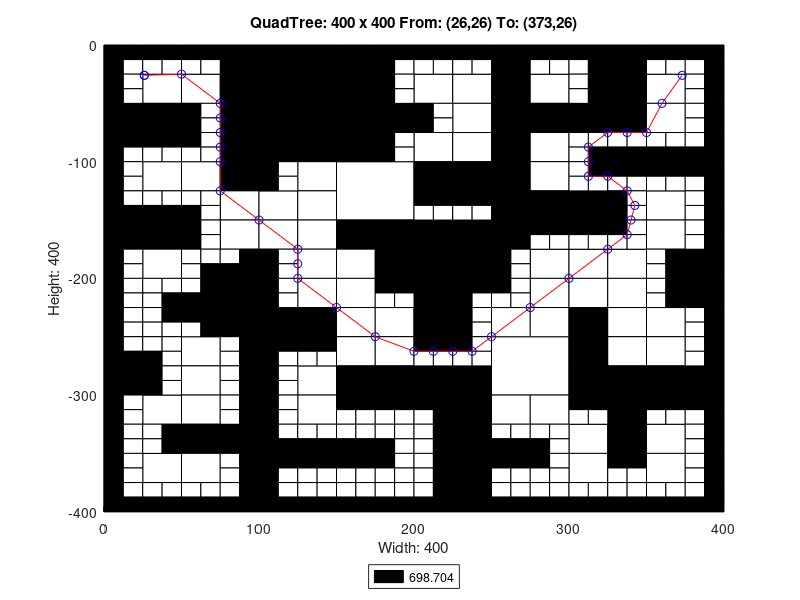

Write MATLAB code to recreate this figure.
axis([0 400 -400 0]);
title('QuadTree: 400 x 400 From: (26,26) To: (373,26)');
xlabel('Width: 400');
ylabel('Height: 400');
rectangle('Position',[100 -50 50 50], 'FaceColor',[0 0 0]);
rectangle('Position',[100 -100 50 50], 'FaceColor',[0 0 0]);
rectangle('Position',[150 -150 50 50], 'FaceColor',[1 1 1]);
rectangle('Position',[200 -200 50 50], 'FaceColor',[0 0 0]);
rectangle('Position',[250 -300 50 50], 'FaceColor',[1 1 1]);
rectangle('Position',[25 -50 25 25], 'FaceColor',[1 1 1]);
rectangle('Position',[75 -25 25 25], 'FaceColor',[0 0 0]);
rectangle('Position',[50 -50 25 25], 'FaceColor',[1 1 1]);
rectangle('Position',[75 -50 25 25], 'FaceColor',[0 0 0]);
rectangle('Position',[0 -75 25 25], 'FaceColor',[0 0 0]);
rectangle('Position',[25 -75 25 25], 'FaceColor',[0 0 0]);
rectangle('Position',[75 -75 25 25], 'FaceColor',[0 0 0]);
rectangle('Position',[75 -100 25 25], 'FaceColor',[0 0 0]);
rectangle('Position',[150 -25 25 25], 'FaceColor',[0 0 0]);
rectangle('Position',[150 -50 25 25], 'FaceColor',[0 0 0]);
rectangle('Position',[150 -75 25 25], 'FaceColor',[0 0 0]);
rectangle('Position',[175 -75 25 25], 'FaceColor',[0 0 0]);
rectangle('Position',[150 -100 25 25], 'FaceColor',[0 0 0]);
rectangle('Position',[25 -125 25 25], 'FaceColor',[1 1 1]);
rectangle('Position',[50 -125 25 25], 'FaceColor',[1 1 1]);
rectangle('Position',[75 -125 25 25], 'FaceColor',[0 0 0]);
rectangle('Position',[75 -150 25 25], 'FaceColor',[1 1 1]);
rectangle('Position',[0 -175 25 25], 'FaceColor',[0 0 0]);
rectangle('Position',[25 -175 25 25], 'FaceColor',[0 0 0]);
rectangle('Position',[25 -200 25 25], 'FaceColor',[1 1 1]);
rectangle('Position',[75 -175 25 25], 'FaceColor',[1 1 1]);
rectangle('Position',[125 -125 25 25], 'FaceColor',[1 1 1]);
rectangle('Position',[100 -150 25 25], 'FaceColor',[1 1 1]);
rectangle('Position',[125 -150 25 25], 'FaceColor',[1 1 1]);
rectangle('Position',[100 -175 25 25], 'FaceColor',[1 1 1]);
rectangle('Position',[125 -175 25 25], 'FaceColor',[1 1 1]);
rectangle('Position',[125 -200 25 25], 'FaceColor',[1 1 1]);
rectangle('Position',[150 -175 25 25], 'FaceColor',[0 0 0]);
rectangle('Position',[175 -175 25 25], 'FaceColor',[0 0 0]);
rectangle('Position',[150 -200 25 25], 'FaceColor',[1 1 1]);
rectangle('Position',[175 -200 25 25], 'FaceColor',[0 0 0]);
rectangle('Position',[200 -50 25 25], 'FaceColor',[1 1 1]);
rectangle('Position',[225 -50 25 25], 'FaceColor',[1 1 1]);
rectangle('Position',[250 -25 25 25], 'FaceColor',[0 0 0]);
rectangle('Position',[250 -50 25 25], 'FaceColor',[0 0 0]);
rectangle('Position',[275 -50 25 25], 'FaceColor',[1 1 1]);
rectangle('Position',[225 -75 25 25], 'FaceColor',[1 1 1]);
rectangle('Position',[200 -100 25 25], 'FaceColor',[1 1 1]);
rectangle('Position',[225 -100 25 25], 'FaceColor',[1 1 1]);
rectangle('Position',[250 -75 25 25], 'FaceColor',[0 0 0]);
rectangle('Position',[275 -75 25 25], 'FaceColor',[0 0 0]);
rectangle('Position',[250 -100 25 25], 'FaceColor',[0 0 0]);
rectangle('Position',[275 -100 25 25], 'FaceColor',[1 1 1]);
rectangle('Position',[325 -25 25 25], 'FaceColor',[0 0 0]);
rectangle('Position',[325 -50 25 25], 'FaceColor',[0 0 0]);
rectangle('Position',[350 -50 25 25], 'FaceColor',[1 1 1]);
rectangle('Position',[300 -75 25 25], 'FaceColor',[0 0 0]);
rectangle('Position',[325 -75 25 25], 'FaceColor',[0 0 0]);
rectangle('Position',[350 -75 25 25], 'FaceColor',[1 1 1]);
rectangle('Position',[200 -125 25 25], 'FaceColor',[0 0 0]);
rectangle('Position',[225 -125 25 25], 'FaceColor',[0 0 0]);
rectangle('Position',[250 -125 25 25], 'FaceColor',[0 0 0]);
rectangle('Position',[275 -125 25 25], 'FaceColor',[1 1 1]);
rectangle('Position',[250 -150 25 25], 'FaceColor',[0 0 0]);
rectangle('Position',[275 -150 25 25], 'FaceColor',[0 0 0]);
rectangle('Position',[250 -175 25 25], 'FaceColor',[0 0 0]);
rectangle('Position',[275 -200 25 25], 'FaceColor',[1 1 1]);
rectangle('Position',[300 -150 25 25], 'FaceColor',[0 0 0]);
rectangle('Position',[350 -150 25 25], 'FaceColor',[1 1 1]);
rectangle('Position',[300 -200 25 25], 'FaceColor',[1 1 1]);
rectangle('Position',[325 -200 25 25], 'FaceColor',[1 1 1]);
rectangle('Position',[350 -175 25 25], 'FaceColor',[1 1 1]);
rectangle('Position',[375 -200 25 25], 'FaceColor',[0 0 0]);
rectangle('Position',[75 -225 25 25], 'FaceColor',[0 0 0]);
rectangle('Position',[75 -250 25 25], 'FaceColor',[0 0 0]);
rectangle('Position',[0 -300 25 25], 'FaceColor',[0 0 0]);
rectangle('Position',[50 -275 25 25], 'FaceColor',[1 1 1]);
rectangle('Position',[50 -300 25 25], 'FaceColor',[1 1 1]);
rectangle('Position',[125 -225 25 25], 'FaceColor',[1 1 1]);
rectangle('Position',[100 -250 25 25], 'FaceColor',[0 0 0]);
rectangle('Position',[125 -250 25 25], 'FaceColor',[0 0 0]);
rectangle('Position',[150 -225 25 25], 'FaceColor',[1 1 1]);
rectangle('Position',[150 -250 25 25], 'FaceColor',[1 1 1]);
rectangle('Position',[175 -250 25 25], 'FaceColor',[1 1 1]);
rectangle('Position',[125 -300 25 25], 'FaceColor',[1 1 1]);
rectangle('Position',[150 -275 25 25], 'FaceColor',[1 1 1]);
rectangle('Position',[175 -275 25 25], 'FaceColor',[1 1 1]);
rectangle('Position',[150 -300 25 25], 'FaceColor',[0 0 0]);
rectangle('Position',[175 -300 25 25], 'FaceColor',[0 0 0]);
rectangle('Position',[25 -325 25 25], 'FaceColor',[1 1 1]);
rectangle('Position',[50 -325 25 25], 'FaceColor',[1 1 1]);
rectangle('Position',[50 -350 25 25], 'FaceColor',[0 0 0]);
rectangle('Position',[75 -350 25 25], 'FaceColor',[0 0 0]);
rectangle('Position',[25 -375 25 25], 'FaceColor',[1 1 1]);
rectangle('Position',[50 -375 25 25], 'FaceColor',[1 1 1]);
rectangle('Position',[125 -325 25 25], 'FaceColor',[1 1 1]);
rectangle('Position',[200 -225 25 25], 'FaceColor',[0 0 0]);
rectangle('Position',[200 -250 25 25], 'FaceColor',[0 0 0]);
rectangle('Position',[275 -225 25 25], 'FaceColor',[1 1 1]);
rectangle('Position',[250 -250 25 25], 'FaceColor',[1 1 1]);
rectangle('Position',[275 -250 25 25], 'FaceColor',[1 1 1]);
rectangle('Position',[200 -300 25 25], 'FaceColor',[0 0 0]);
rectangle('Position',[225 -300 25 25], 'FaceColor',[0 0 0]);
rectangle('Position',[300 -225 25 25], 'FaceColor',[1 1 1]);
rectangle('Position',[325 -225 25 25], 'FaceColor',[1 1 1]);
rectangle('Position',[300 -250 25 25], 'FaceColor',[0 0 0]);
rectangle('Position',[325 -250 25 25], 'FaceColor',[1 1 1]);
rectangle('Position',[375 -225 25 25], 'FaceColor',[0 0 0]);
rectangle('Position',[350 -250 25 25], 'FaceColor',[1 1 1]);
rectangle('Position',[300 -275 25 25], 'FaceColor',[0 0 0]);
rectangle('Position',[325 -275 25 25], 'FaceColor',[1 1 1]);
rectangle('Position',[300 -300 25 25], 'FaceColor',[0 0 0]);
rectangle('Position',[325 -300 25 25], 'FaceColor',[0 0 0]);
rectangle('Position',[350 -275 25 25], 'FaceColor',[1 1 1]);
rectangle('Position',[350 -300 25 25], 'FaceColor',[0 0 0]);
rectangle('Position',[375 -300 25 25], 'FaceColor',[0 0 0]);
rectangle('Position',[225 -325 25 25], 'FaceColor',[0 0 0]);
rectangle('Position',[225 -350 25 25], 'FaceColor',[0 0 0]);
rectangle('Position',[250 -325 25 25], 'FaceColor',[1 1 1]);
rectangle('Position',[275 -325 25 25], 'FaceColor',[1 1 1]);
rectangle('Position',[225 -375 25 25], 'FaceColor',[0 0 0]);
rectangle('Position',[225 -400 25 25], 'FaceColor',[0 0 0]);
rectangle('Position',[325 -325 25 25], 'FaceColor',[0 0 0]);
rectangle('Position',[300 -350 25 25], 'FaceColor',[1 1 1]);
rectangle('Position',[325 -350 25 25], 'FaceColor',[0 0 0]);
rectangle('Position',[350 -350 25 25], 'FaceColor',[1 1 1]);
rectangle('Position',[300 -375 25 25], 'FaceColor',[1 1 1]);
rectangle('Position',[350 -375 25 25], 'FaceColor',[1 1 1]);
rectangle('Position',[0 -12.5 12.5 12.5], 'FaceColor',[0 0 0]);
rectangle('Position',[12.5 -12.5 12.5 12.5], 'FaceColor',[0 0 0]);
rectangle('Position',[0 -25 12.5 12.5], 'FaceColor',[0 0 0]);
rectangle('Position',[12.5 -25 12.5 12.5], 'FaceColor',[1 1 1]);
rectangle('Position',[25 -12.5 12.5 12.5], 'FaceColor',[0 0 0]);
rectangle('Position',[37.5 -12.5 12.5 12.5], 'FaceColor',[0 0 0]);
rectangle('Position',[25 -25 12.5 12.5], 'FaceColor',[1 1 1]);
rectangle('Position',[37.5 -25 12.5 12.5], 'FaceColor',[1 1 1]);
rectangle('Position',[0 -37.5 12.5 12.5], 'FaceColor',[0 0 0]);
rectangle('Position',[12.5 -37.5 12.5 12.5], 'FaceColor',[1 1 1]);
rectangle('Position',[0 -50 12.5 12.5], 'FaceColor',[0 0 0]);
rectangle('Position',[12.5 -50 12.5 12.5], 'FaceColor',[1 1 1]);
rectangle('Position',[50 -12.5 12.5 12.5], 'FaceColor',[0 0 0]);
rectangle('Position',[62.5 -12.5 12.5 12.5], 'FaceColor',[0 0 0]);
rectangle('Position',[50 -25 12.5 12.5], 'FaceColor',[1 1 1]);
rectangle('Position',[62.5 -25 12.5 12.5], 'FaceColor',[1 1 1]);
rectangle('Position',[0 -87.5 12.5 12.5], 'FaceColor',[0 0 0]);
rectangle('Position',[12.5 -87.5 12.5 12.5], 'FaceColor',[0 0 0]);
rectangle('Position',[0 -100 12.5 12.5], 'FaceColor',[0 0 0]);
rectangle('Position',[12.5 -100 12.5 12.5], 'FaceColor',[1 1 1]);
rectangle('Position',[25 -87.5 12.5 12.5], 'FaceColor',[0 0 0]);
rectangle('Position',[37.5 -87.5 12.5 12.5], 'FaceColor',[0 0 0]);
rectangle('Position',[25 -100 12.5 12.5], 'FaceColor',[1 1 1]);
rectangle('Position',[37.5 -100 12.5 12.5], 'FaceColor',[1 1 1]);
rectangle('Position',[50 -62.5 12.5 12.5], 'FaceColor',[0 0 0]);
rectangle('Position',[62.5 -62.5 12.5 12.5], 'FaceColor',[1 1 1]);
rectangle('Position',[50 -75 12.5 12.5], 'FaceColor',[0 0 0]);
rectangle('Position',[62.5 -75 12.5 12.5], 'FaceColor',[1 1 1]);
rectangle('Position',[50 -87.5 12.5 12.5], 'FaceColor',[0 0 0]);
rectangle('Position',[62.5 -87.5 12.5 12.5], 'FaceColor',[1 1 1]);
rectangle('Position',[50 -100 12.5 12.5], 'FaceColor',[1 1 1]);
rectangle('Position',[62.5 -100 12.5 12.5], 'FaceColor',[1 1 1]);
rectangle('Position',[175 -12.5 12.5 12.5], 'FaceColor',[0 0 0]);
rectangle('Position',[187.5 -12.5 12.5 12.5], 'FaceColor',[0 0 0]);
rectangle('Position',[175 -25 12.5 12.5], 'FaceColor',[0 0 0]);
rectangle('Position',[187.5 -25 12.5 12.5], 'FaceColor',[1 1 1]);
rectangle('Position',[175 -37.5 12.5 12.5], 'FaceColor',[0 0 0]);
rectangle('Position',[187.5 -37.5 12.5 12.5], 'FaceColor',[1 1 1]);
rectangle('Position',[175 -50 12.5 12.5], 'FaceColor',[0 0 0]);
rectangle('Position',[187.5 -50 12.5 12.5], 'FaceColor',[1 1 1]);
rectangle('Position',[175 -87.5 12.5 12.5], 'FaceColor',[0 0 0]);
rectangle('Position',[187.5 -87.5 12.5 12.5], 'FaceColor',[1 1 1]);
rectangle('Position',[175 -100 12.5 12.5], 'FaceColor',[0 0 0]);
rectangle('Position',[187.5 -100 12.5 12.5], 'FaceColor',[1 1 1]);
rectangle('Position',[0 -112.5 12.5 12.5], 'FaceColor',[0 0 0]);
rectangle('Position',[12.5 -112.5 12.5 12.5], 'FaceColor',[1 1 1]);
rectangle('Position',[0 -125 12.5 12.5], 'FaceColor',[0 0 0]);
rectangle('Position',[12.5 -125 12.5 12.5], 'FaceColor',[1 1 1]);
rectangle('Position',[0 -137.5 12.5 12.5], 'FaceColor',[0 0 0]);
rectangle('Position',[12.5 -137.5 12.5 12.5], 'FaceColor',[1 1 1]);
rectangle('Position',[0 -150 12.5 12.5], 'FaceColor',[0 0 0]);
rectangle('Position',[12.5 -150 12.5 12.5], 'FaceColor',[0 0 0]);
rectangle('Position',[25 -137.5 12.5 12.5], 'FaceColor',[1 1 1]);
rectangle('Position',[37.5 -137.5 12.5 12.5], 'FaceColor',[1 1 1]);
rectangle('Position',[25 -150 12.5 12.5], 'FaceColor',[0 0 0]);
rectangle('Position',[37.5 -150 12.5 12.5], 'FaceColor',[0 0 0]);
rectangle('Position',[50 -137.5 12.5 12.5], 'FaceColor',[1 1 1]);
rectangle('Position',[62.5 -137.5 12.5 12.5], 'FaceColor',[1 1 1]);
rectangle('Position',[50 -150 12.5 12.5], 'FaceColor',[0 0 0]);
rectangle('Position',[62.5 -150 12.5 12.5], 'FaceColor',[1 1 1]);
rectangle('Position',[0 -187.5 12.5 12.5], 'FaceColor',[0 0 0]);
rectangle('Position',[12.5 -187.5 12.5 12.5], 'FaceColor',[1 1 1]);
rectangle('Position',[0 -200 12.5 12.5], 'FaceColor',[0 0 0]);
rectangle('Position',[12.5 -200 12.5 12.5], 'FaceColor',[1 1 1]);
rectangle('Position',[50 -162.5 12.5 12.5], 'FaceColor',[0 0 0]);
rectangle('Position',[62.5 -162.5 12.5 12.5], 'FaceColor',[1 1 1]);
rectangle('Position',[50 -175 12.5 12.5], 'FaceColor',[0 0 0]);
rectangle('Position',[62.5 -175 12.5 12.5], 'FaceColor',[1 1 1]);
rectangle('Position',[50 -187.5 12.5 12.5], 'FaceColor',[1 1 1]);
rectangle('Position',[62.5 -187.5 12.5 12.5], 'FaceColor',[1 1 1]);
rectangle('Position',[50 -200 12.5 12.5], 'FaceColor',[1 1 1]);
rectangle('Position',[62.5 -200 12.5 12.5], 'FaceColor',[0 0 0]);
rectangle('Position',[75 -187.5 12.5 12.5], 'FaceColor',[1 1 1]);
rectangle('Position',[87.5 -187.5 12.5 12.5], 'FaceColor',[0 0 0]);
rectangle('Position',[75 -200 12.5 12.5], 'FaceColor',[0 0 0]);
rectangle('Position',[87.5 -200 12.5 12.5], 'FaceColor',[0 0 0]);
rectangle('Position',[100 -112.5 12.5 12.5], 'FaceColor',[0 0 0]);
rectangle('Position',[112.5 -112.5 12.5 12.5], 'FaceColor',[1 1 1]);
rectangle('Position',[100 -125 12.5 12.5], 'FaceColor',[0 0 0]);
rectangle('Position',[112.5 -125 12.5 12.5], 'FaceColor',[1 1 1]);
rectangle('Position',[100 -187.5 12.5 12.5], 'FaceColor',[0 0 0]);
rectangle('Position',[112.5 -187.5 12.5 12.5], 'FaceColor',[1 1 1]);
rectangle('Position',[100 -200 12.5 12.5], 'FaceColor',[0 0 0]);
rectangle('Position',[112.5 -200 12.5 12.5], 'FaceColor',[1 1 1]);
rectangle('Position',[200 -12.5 12.5 12.5], 'FaceColor',[0 0 0]);
rectangle('Position',[212.5 -12.5 12.5 12.5], 'FaceColor',[0 0 0]);
rectangle('Position',[200 -25 12.5 12.5], 'FaceColor',[1 1 1]);
rectangle('Position',[212.5 -25 12.5 12.5], 'FaceColor',[1 1 1]);
rectangle('Position',[225 -12.5 12.5 12.5], 'FaceColor',[0 0 0]);
rectangle('Position',[237.5 -12.5 12.5 12.5], 'FaceColor',[0 0 0]);
rectangle('Position',[225 -25 12.5 12.5], 'FaceColor',[1 1 1]);
rectangle('Position',[237.5 -25 12.5 12.5], 'FaceColor',[1 1 1]);
rectangle('Position',[275 -12.5 12.5 12.5], 'FaceColor',[0 0 0]);
rectangle('Position',[287.5 -12.5 12.5 12.5], 'FaceColor',[0 0 0]);
rectangle('Position',[275 -25 12.5 12.5], 'FaceColor',[1 1 1]);
rectangle('Position',[287.5 -25 12.5 12.5], 'FaceColor',[1 1 1]);
rectangle('Position',[200 -62.5 12.5 12.5], 'FaceColor',[0 0 0]);
rectangle('Position',[212.5 -62.5 12.5 12.5], 'FaceColor',[1 1 1]);
rectangle('Position',[200 -75 12.5 12.5], 'FaceColor',[0 0 0]);
rectangle('Position',[212.5 -75 12.5 12.5], 'FaceColor',[1 1 1]);
rectangle('Position',[300 -12.5 12.5 12.5], 'FaceColor',[0 0 0]);
rectangle('Position',[312.5 -12.5 12.5 12.5], 'FaceColor',[0 0 0]);
rectangle('Position',[300 -25 12.5 12.5], 'FaceColor',[1 1 1]);
rectangle('Position',[312.5 -25 12.5 12.5], 'FaceColor',[0 0 0]);
rectangle('Position',[300 -37.5 12.5 12.5], 'FaceColor',[1 1 1]);
rectangle('Position',[312.5 -37.5 12.5 12.5], 'FaceColor',[0 0 0]);
rectangle('Position',[300 -50 12.5 12.5], 'FaceColor',[1 1 1]);
rectangle('Position',[312.5 -50 12.5 12.5], 'FaceColor',[0 0 0]);
rectangle('Position',[350 -12.5 12.5 12.5], 'FaceColor',[0 0 0]);
rectangle('Position',[362.5 -12.5 12.5 12.5], 'FaceColor',[0 0 0]);
rectangle('Position',[350 -25 12.5 12.5], 'FaceColor',[1 1 1]);
rectangle('Position',[362.5 -25 12.5 12.5], 'FaceColor',[1 1 1]);
rectangle('Position',[375 -12.5 12.5 12.5], 'FaceColor',[0 0 0]);
rectangle('Position',[387.5 -12.5 12.5 12.5], 'FaceColor',[0 0 0]);
rectangle('Position',[375 -25 12.5 12.5], 'FaceColor',[1 1 1]);
rectangle('Position',[387.5 -25 12.5 12.5], 'FaceColor',[0 0 0]);
rectangle('Position',[375 -37.5 12.5 12.5], 'FaceColor',[1 1 1]);
rectangle('Position',[387.5 -37.5 12.5 12.5], 'FaceColor',[0 0 0]);
rectangle('Position',[375 -50 12.5 12.5], 'FaceColor',[1 1 1]);
rectangle('Position',[387.5 -50 12.5 12.5], 'FaceColor',[0 0 0]);
rectangle('Position',[300 -87.5 12.5 12.5], 'FaceColor',[1 1 1]);
rectangle('Position',[312.5 -87.5 12.5 12.5], 'FaceColor',[1 1 1]);
rectangle('Position',[300 -100 12.5 12.5], 'FaceColor',[1 1 1]);
rectangle('Position',[312.5 -100 12.5 12.5], 'FaceColor',[0 0 0]);
rectangle('Position',[325 -87.5 12.5 12.5], 'FaceColor',[1 1 1]);
rectangle('Position',[337.5 -87.5 12.5 12.5], 'FaceColor',[1 1 1]);
rectangle('Position',[325 -100 12.5 12.5], 'FaceColor',[0 0 0]);
rectangle('Position',[337.5 -100 12.5 12.5], 'FaceColor',[0 0 0]);
rectangle('Position',[375 -62.5 12.5 12.5], 'FaceColor',[1 1 1]);
rectangle('Position',[387.5 -62.5 12.5 12.5], 'FaceColor',[0 0 0]);
rectangle('Position',[375 -75 12.5 12.5], 'FaceColor',[1 1 1]);
rectangle('Position',[387.5 -75 12.5 12.5], 'FaceColor',[0 0 0]);
rectangle('Position',[350 -87.5 12.5 12.5], 'FaceColor',[1 1 1]);
rectangle('Position',[362.5 -87.5 12.5 12.5], 'FaceColor',[1 1 1]);
rectangle('Position',[350 -100 12.5 12.5], 'FaceColor',[0 0 0]);
rectangle('Position',[362.5 -100 12.5 12.5], 'FaceColor',[0 0 0]);
rectangle('Position',[375 -87.5 12.5 12.5], 'FaceColor',[1 1 1]);
rectangle('Position',[387.5 -87.5 12.5 12.5], 'FaceColor',[0 0 0]);
rectangle('Position',[375 -100 12.5 12.5], 'FaceColor',[0 0 0]);
rectangle('Position',[387.5 -100 12.5 12.5], 'FaceColor',[0 0 0]);
rectangle('Position',[200 -137.5 12.5 12.5], 'FaceColor',[0 0 0]);
rectangle('Position',[212.5 -137.5 12.5 12.5], 'FaceColor',[0 0 0]);
rectangle('Position',[200 -150 12.5 12.5], 'FaceColor',[1 1 1]);
rectangle('Position',[212.5 -150 12.5 12.5], 'FaceColor',[1 1 1]);
rectangle('Position',[225 -137.5 12.5 12.5], 'FaceColor',[0 0 0]);
rectangle('Position',[237.5 -137.5 12.5 12.5], 'FaceColor',[0 0 0]);
rectangle('Position',[225 -150 12.5 12.5], 'FaceColor',[1 1 1]);
rectangle('Position',[237.5 -150 12.5 12.5], 'FaceColor',[1 1 1]);
rectangle('Position',[275 -162.5 12.5 12.5], 'FaceColor',[0 0 0]);
rectangle('Position',[287.5 -162.5 12.5 12.5], 'FaceColor',[0 0 0]);
rectangle('Position',[275 -175 12.5 12.5], 'FaceColor',[1 1 1]);
rectangle('Position',[287.5 -175 12.5 12.5], 'FaceColor',[1 1 1]);
rectangle('Position',[250 -187.5 12.5 12.5], 'FaceColor',[0 0 0]);
rectangle('Position',[262.5 -187.5 12.5 12.5], 'FaceColor',[1 1 1]);
rectangle('Position',[250 -200 12.5 12.5], 'FaceColor',[0 0 0]);
rectangle('Position',[262.5 -200 12.5 12.5], 'FaceColor',[1 1 1]);
rectangle('Position',[300 -112.5 12.5 12.5], 'FaceColor',[1 1 1]);
rectangle('Position',[312.5 -112.5 12.5 12.5], 'FaceColor',[0 0 0]);
rectangle('Position',[300 -125 12.5 12.5], 'FaceColor',[1 1 1]);
rectangle('Position',[312.5 -125 12.5 12.5], 'FaceColor',[1 1 1]);
rectangle('Position',[325 -112.5 12.5 12.5], 'FaceColor',[0 0 0]);
rectangle('Position',[337.5 -112.5 12.5 12.5], 'FaceColor',[0 0 0]);
rectangle('Position',[325 -125 12.5 12.5], 'FaceColor',[1 1 1]);
rectangle('Position',[337.5 -125 12.5 12.5], 'FaceColor',[1 1 1]);
rectangle('Position',[325 -137.5 12.5 12.5], 'FaceColor',[0 0 0]);
rectangle('Position',[337.5 -137.5 12.5 12.5], 'FaceColor',[1 1 1]);
rectangle('Position',[325 -150 12.5 12.5], 'FaceColor',[0 0 0]);
rectangle('Position',[337.5 -150 12.5 12.5], 'FaceColor',[1 1 1]);
rectangle('Position',[350 -112.5 12.5 12.5], 'FaceColor',[0 0 0]);
rectangle('Position',[362.5 -112.5 12.5 12.5], 'FaceColor',[0 0 0]);
rectangle('Position',[350 -125 12.5 12.5], 'FaceColor',[1 1 1]);
rectangle('Position',[362.5 -125 12.5 12.5], 'FaceColor',[1 1 1]);
rectangle('Position',[375 -112.5 12.5 12.5], 'FaceColor',[0 0 0]);
rectangle('Position',[387.5 -112.5 12.5 12.5], 'FaceColor',[0 0 0]);
rectangle('Position',[375 -125 12.5 12.5], 'FaceColor',[1 1 1]);
rectangle('Position',[387.5 -125 12.5 12.5], 'FaceColor',[0 0 0]);
rectangle('Position',[375 -137.5 12.5 12.5], 'FaceColor',[1 1 1]);
rectangle('Position',[387.5 -137.5 12.5 12.5], 'FaceColor',[0 0 0]);
rectangle('Position',[375 -150 12.5 12.5], 'FaceColor',[1 1 1]);
rectangle('Position',[387.5 -150 12.5 12.5], 'FaceColor',[0 0 0]);
rectangle('Position',[300 -162.5 12.5 12.5], 'FaceColor',[0 0 0]);
rectangle('Position',[312.5 -162.5 12.5 12.5], 'FaceColor',[0 0 0]);
rectangle('Position',[300 -175 12.5 12.5], 'FaceColor',[1 1 1]);
rectangle('Position',[312.5 -175 12.5 12.5], 'FaceColor',[1 1 1]);
rectangle('Position',[325 -162.5 12.5 12.5], 'FaceColor',[0 0 0]);
rectangle('Position',[337.5 -162.5 12.5 12.5], 'FaceColor',[1 1 1]);
rectangle('Position',[325 -175 12.5 12.5], 'FaceColor',[1 1 1]);
rectangle('Position',[337.5 -175 12.5 12.5], 'FaceColor',[1 1 1]);
rectangle('Position',[375 -162.5 12.5 12.5], 'FaceColor',[1 1 1]);
rectangle('Position',[387.5 -162.5 12.5 12.5], 'FaceColor',[0 0 0]);
rectangle('Position',[375 -175 12.5 12.5], 'FaceColor',[1 1 1]);
rectangle('Position',[387.5 -175 12.5 12.5], 'FaceColor',[0 0 0]);
rectangle('Position',[350 -187.5 12.5 12.5], 'FaceColor',[1 1 1]);
rectangle('Position',[362.5 -187.5 12.5 12.5], 'FaceColor',[0 0 0]);
rectangle('Position',[350 -200 12.5 12.5], 'FaceColor',[1 1 1]);
rectangle('Position',[362.5 -200 12.5 12.5], 'FaceColor',[0 0 0]);
rectangle('Position',[0 -212.5 12.5 12.5], 'FaceColor',[0 0 0]);
rectangle('Position',[12.5 -212.5 12.5 12.5], 'FaceColor',[1 1 1]);
rectangle('Position',[0 -225 12.5 12.5], 'FaceColor',[0 0 0]);
rectangle('Position',[12.5 -225 12.5 12.5], 'FaceColor',[1 1 1]);
rectangle('Position',[25 -212.5 12.5 12.5], 'FaceColor',[1 1 1]);
rectangle('Position',[37.5 -212.5 12.5 12.5], 'FaceColor',[1 1 1]);
rectangle('Position',[25 -225 12.5 12.5], 'FaceColor',[1 1 1]);
rectangle('Position',[37.5 -225 12.5 12.5], 'FaceColor',[0 0 0]);
rectangle('Position',[0 -237.5 12.5 12.5], 'FaceColor',[0 0 0]);
rectangle('Position',[12.5 -237.5 12.5 12.5], 'FaceColor',[1 1 1]);
rectangle('Position',[0 -250 12.5 12.5], 'FaceColor',[0 0 0]);
rectangle('Position',[12.5 -250 12.5 12.5], 'FaceColor',[1 1 1]);
rectangle('Position',[25 -237.5 12.5 12.5], 'FaceColor',[1 1 1]);
rectangle('Position',[37.5 -237.5 12.5 12.5], 'FaceColor',[0 0 0]);
rectangle('Position',[25 -250 12.5 12.5], 'FaceColor',[1 1 1]);
rectangle('Position',[37.5 -250 12.5 12.5], 'FaceColor',[1 1 1]);
rectangle('Position',[50 -212.5 12.5 12.5], 'FaceColor',[1 1 1]);
rectangle('Position',[62.5 -212.5 12.5 12.5], 'FaceColor',[0 0 0]);
rectangle('Position',[50 -225 12.5 12.5], 'FaceColor',[0 0 0]);
rectangle('Position',[62.5 -225 12.5 12.5], 'FaceColor',[0 0 0]);
rectangle('Position',[50 -237.5 12.5 12.5], 'FaceColor',[0 0 0]);
rectangle('Position',[62.5 -237.5 12.5 12.5], 'FaceColor',[0 0 0]);
rectangle('Position',[50 -250 12.5 12.5], 'FaceColor',[1 1 1]);
rectangle('Position',[62.5 -250 12.5 12.5], 'FaceColor',[0 0 0]);
rectangle('Position',[0 -262.5 12.5 12.5], 'FaceColor',[0 0 0]);
rectangle('Position',[12.5 -262.5 12.5 12.5], 'FaceColor',[1 1 1]);
rectangle('Position',[0 -275 12.5 12.5], 'FaceColor',[0 0 0]);
rectangle('Position',[12.5 -275 12.5 12.5], 'FaceColor',[0 0 0]);
rectangle('Position',[25 -262.5 12.5 12.5], 'FaceColor',[1 1 1]);
rectangle('Position',[37.5 -262.5 12.5 12.5], 'FaceColor',[1 1 1]);
rectangle('Position',[25 -275 12.5 12.5], 'FaceColor',[0 0 0]);
rectangle('Position',[37.5 -275 12.5 12.5], 'FaceColor',[1 1 1]);
rectangle('Position',[25 -287.5 12.5 12.5], 'FaceColor',[0 0 0]);
rectangle('Position',[37.5 -287.5 12.5 12.5], 'FaceColor',[1 1 1]);
rectangle('Position',[25 -300 12.5 12.5], 'FaceColor',[0 0 0]);
rectangle('Position',[37.5 -300 12.5 12.5], 'FaceColor',[1 1 1]);
rectangle('Position',[75 -262.5 12.5 12.5], 'FaceColor',[1 1 1]);
rectangle('Position',[87.5 -262.5 12.5 12.5], 'FaceColor',[0 0 0]);
rectangle('Position',[75 -275 12.5 12.5], 'FaceColor',[1 1 1]);
rectangle('Position',[87.5 -275 12.5 12.5], 'FaceColor',[0 0 0]);
rectangle('Position',[75 -287.5 12.5 12.5], 'FaceColor',[1 1 1]);
rectangle('Position',[87.5 -287.5 12.5 12.5], 'FaceColor',[0 0 0]);
rectangle('Position',[75 -300 12.5 12.5], 'FaceColor',[1 1 1]);
rectangle('Position',[87.5 -300 12.5 12.5], 'FaceColor',[0 0 0]);
rectangle('Position',[100 -212.5 12.5 12.5], 'FaceColor',[0 0 0]);
rectangle('Position',[112.5 -212.5 12.5 12.5], 'FaceColor',[1 1 1]);
rectangle('Position',[100 -225 12.5 12.5], 'FaceColor',[0 0 0]);
rectangle('Position',[112.5 -225 12.5 12.5], 'FaceColor',[1 1 1]);
rectangle('Position',[175 -212.5 12.5 12.5], 'FaceColor',[0 0 0]);
rectangle('Position',[187.5 -212.5 12.5 12.5], 'FaceColor',[0 0 0]);
rectangle('Position',[175 -225 12.5 12.5], 'FaceColor',[1 1 1]);
rectangle('Position',[187.5 -225 12.5 12.5], 'FaceColor',[1 1 1]);
rectangle('Position',[100 -262.5 12.5 12.5], 'FaceColor',[0 0 0]);
rectangle('Position',[112.5 -262.5 12.5 12.5], 'FaceColor',[0 0 0]);
rectangle('Position',[100 -275 12.5 12.5], 'FaceColor',[0 0 0]);
rectangle('Position',[112.5 -275 12.5 12.5], 'FaceColor',[1 1 1]);
rectangle('Position',[125 -262.5 12.5 12.5], 'FaceColor',[0 0 0]);
rectangle('Position',[137.5 -262.5 12.5 12.5], 'FaceColor',[0 0 0]);
rectangle('Position',[125 -275 12.5 12.5], 'FaceColor',[1 1 1]);
rectangle('Position',[137.5 -275 12.5 12.5], 'FaceColor',[1 1 1]);
rectangle('Position',[100 -287.5 12.5 12.5], 'FaceColor',[0 0 0]);
rectangle('Position',[112.5 -287.5 12.5 12.5], 'FaceColor',[1 1 1]);
rectangle('Position',[100 -300 12.5 12.5], 'FaceColor',[0 0 0]);
rectangle('Position',[112.5 -300 12.5 12.5], 'FaceColor',[1 1 1]);
rectangle('Position',[0 -312.5 12.5 12.5], 'FaceColor',[0 0 0]);
rectangle('Position',[12.5 -312.5 12.5 12.5], 'FaceColor',[1 1 1]);
rectangle('Position',[0 -325 12.5 12.5], 'FaceColor',[0 0 0]);
rectangle('Position',[12.5 -325 12.5 12.5], 'FaceColor',[1 1 1]);
rectangle('Position',[0 -337.5 12.5 12.5], 'FaceColor',[0 0 0]);
rectangle('Position',[12.5 -337.5 12.5 12.5], 'FaceColor',[1 1 1]);
rectangle('Position',[0 -350 12.5 12.5], 'FaceColor',[0 0 0]);
rectangle('Position',[12.5 -350 12.5 12.5], 'FaceColor',[1 1 1]);
rectangle('Position',[25 -337.5 12.5 12.5], 'FaceColor',[1 1 1]);
rectangle('Position',[37.5 -337.5 12.5 12.5], 'FaceColor',[0 0 0]);
rectangle('Position',[25 -350 12.5 12.5], 'FaceColor',[1 1 1]);
rectangle('Position',[37.5 -350 12.5 12.5], 'FaceColor',[0 0 0]);
rectangle('Position',[75 -312.5 12.5 12.5], 'FaceColor',[1 1 1]);
rectangle('Position',[87.5 -312.5 12.5 12.5], 'FaceColor',[0 0 0]);
rectangle('Position',[75 -325 12.5 12.5], 'FaceColor',[1 1 1]);
rectangle('Position',[87.5 -325 12.5 12.5], 'FaceColor',[0 0 0]);
rectangle('Position',[0 -362.5 12.5 12.5], 'FaceColor',[0 0 0]);
rectangle('Position',[12.5 -362.5 12.5 12.5], 'FaceColor',[1 1 1]);
rectangle('Position',[0 -375 12.5 12.5], 'FaceColor',[0 0 0]);
rectangle('Position',[12.5 -375 12.5 12.5], 'FaceColor',[1 1 1]);
rectangle('Position',[0 -387.5 12.5 12.5], 'FaceColor',[0 0 0]);
rectangle('Position',[12.5 -387.5 12.5 12.5], 'FaceColor',[1 1 1]);
rectangle('Position',[0 -400 12.5 12.5], 'FaceColor',[0 0 0]);
rectangle('Position',[12.5 -400 12.5 12.5], 'FaceColor',[0 0 0]);
rectangle('Position',[25 -387.5 12.5 12.5], 'FaceColor',[1 1 1]);
rectangle('Position',[37.5 -387.5 12.5 12.5], 'FaceColor',[1 1 1]);
rectangle('Position',[25 -400 12.5 12.5], 'FaceColor',[0 0 0]);
rectangle('Position',[37.5 -400 12.5 12.5], 'FaceColor',[0 0 0]);
rectangle('Position',[75 -362.5 12.5 12.5], 'FaceColor',[1 1 1]);
rectangle('Position',[87.5 -362.5 12.5 12.5], 'FaceColor',[0 0 0]);
rectangle('Position',[75 -375 12.5 12.5], 'FaceColor',[1 1 1]);
rectangle('Position',[87.5 -375 12.5 12.5], 'FaceColor',[0 0 0]);
rectangle('Position',[50 -387.5 12.5 12.5], 'FaceColor',[1 1 1]);
rectangle('Position',[62.5 -387.5 12.5 12.5], 'FaceColor',[1 1 1]);
rectangle('Position',[50 -400 12.5 12.5], 'FaceColor',[0 0 0]);
rectangle('Position',[62.5 -400 12.5 12.5], 'FaceColor',[0 0 0]);
rectangle('Position',[75 -387.5 12.5 12.5], 'FaceColor',[1 1 1]);
rectangle('Position',[87.5 -387.5 12.5 12.5], 'FaceColor',[0 0 0]);
rectangle('Position',[75 -400 12.5 12.5], 'FaceColor',[0 0 0]);
rectangle('Position',[87.5 -400 12.5 12.5], 'FaceColor',[0 0 0]);
rectangle('Position',[100 -312.5 12.5 12.5], 'FaceColor',[0 0 0]);
rectangle('Position',[112.5 -312.5 12.5 12.5], 'FaceColor',[1 1 1]);
rectangle('Position',[100 -325 12.5 12.5], 'FaceColor',[0 0 0]);
rectangle('Position',[112.5 -325 12.5 12.5], 'FaceColor',[1 1 1]);
rectangle('Position',[100 -337.5 12.5 12.5], 'FaceColor',[0 0 0]);
rectangle('Position',[112.5 -337.5 12.5 12.5], 'FaceColor',[1 1 1]);
rectangle('Position',[100 -350 12.5 12.5], 'FaceColor',[0 0 0]);
rectangle('Position',[112.5 -350 12.5 12.5], 'FaceColor',[0 0 0]);
rectangle('Position',[125 -337.5 12.5 12.5], 'FaceColor',[1 1 1]);
rectangle('Position',[137.5 -337.5 12.5 12.5], 'FaceColor',[1 1 1]);
rectangle('Position',[125 -350 12.5 12.5], 'FaceColor',[0 0 0]);
rectangle('Position',[137.5 -350 12.5 12.5], 'FaceColor',[0 0 0]);
rectangle('Position',[150 -312.5 12.5 12.5], 'FaceColor',[0 0 0]);
rectangle('Position',[162.5 -312.5 12.5 12.5], 'FaceColor',[0 0 0]);
rectangle('Position',[150 -325 12.5 12.5], 'FaceColor',[1 1 1]);
rectangle('Position',[162.5 -325 12.5 12.5], 'FaceColor',[1 1 1]);
rectangle('Position',[175 -312.5 12.5 12.5], 'FaceColor',[0 0 0]);
rectangle('Position',[187.5 -312.5 12.5 12.5], 'FaceColor',[0 0 0]);
rectangle('Position',[175 -325 12.5 12.5], 'FaceColor',[1 1 1]);
rectangle('Position',[187.5 -325 12.5 12.5], 'FaceColor',[1 1 1]);
rectangle('Position',[150 -337.5 12.5 12.5], 'FaceColor',[1 1 1]);
rectangle('Position',[162.5 -337.5 12.5 12.5], 'FaceColor',[1 1 1]);
rectangle('Position',[150 -350 12.5 12.5], 'FaceColor',[0 0 0]);
rectangle('Position',[162.5 -350 12.5 12.5], 'FaceColor',[0 0 0]);
rectangle('Position',[175 -337.5 12.5 12.5], 'FaceColor',[1 1 1]);
rectangle('Position',[187.5 -337.5 12.5 12.5], 'FaceColor',[1 1 1]);
rectangle('Position',[175 -350 12.5 12.5], 'FaceColor',[0 0 0]);
rectangle('Position',[187.5 -350 12.5 12.5], 'FaceColor',[1 1 1]);
rectangle('Position',[100 -362.5 12.5 12.5], 'FaceColor',[0 0 0]);
rectangle('Position',[112.5 -362.5 12.5 12.5], 'FaceColor',[0 0 0]);
rectangle('Position',[100 -375 12.5 12.5], 'FaceColor',[0 0 0]);
rectangle('Position',[112.5 -375 12.5 12.5], 'FaceColor',[1 1 1]);
rectangle('Position',[125 -362.5 12.5 12.5], 'FaceColor',[0 0 0]);
rectangle('Position',[137.5 -362.5 12.5 12.5], 'FaceColor',[0 0 0]);
rectangle('Position',[125 -375 12.5 12.5], 'FaceColor',[1 1 1]);
rectangle('Position',[137.5 -375 12.5 12.5], 'FaceColor',[1 1 1]);
rectangle('Position',[100 -387.5 12.5 12.5], 'FaceColor',[0 0 0]);
rectangle('Position',[112.5 -387.5 12.5 12.5], 'FaceColor',[1 1 1]);
rectangle('Position',[100 -400 12.5 12.5], 'FaceColor',[0 0 0]);
rectangle('Position',[112.5 -400 12.5 12.5], 'FaceColor',[0 0 0]);
rectangle('Position',[125 -387.5 12.5 12.5], 'FaceColor',[1 1 1]);
rectangle('Position',[137.5 -387.5 12.5 12.5], 'FaceColor',[1 1 1]);
rectangle('Position',[125 -400 12.5 12.5], 'FaceColor',[0 0 0]);
rectangle('Position',[137.5 -400 12.5 12.5], 'FaceColor',[0 0 0]);
rectangle('Position',[150 -362.5 12.5 12.5], 'FaceColor',[0 0 0]);
rectangle('Position',[162.5 -362.5 12.5 12.5], 'FaceColor',[0 0 0]);
rectangle('Position',[150 -375 12.5 12.5], 'FaceColor',[1 1 1]);
rectangle('Position',[162.5 -375 12.5 12.5], 'FaceColor',[1 1 1]);
rectangle('Position',[175 -362.5 12.5 12.5], 'FaceColor',[0 0 0]);
rectangle('Position',[187.5 -362.5 12.5 12.5], 'FaceColor',[1 1 1]);
rectangle('Position',[175 -375 12.5 12.5], 'FaceColor',[1 1 1]);
rectangle('Position',[187.5 -375 12.5 12.5], 'FaceColor',[1 1 1]);
rectangle('Position',[150 -387.5 12.5 12.5], 'FaceColor',[1 1 1]);
rectangle('Position',[162.5 -387.5 12.5 12.5], 'FaceColor',[1 1 1]);
rectangle('Position',[150 -400 12.5 12.5], 'FaceColor',[0 0 0]);
rectangle('Position',[162.5 -400 12.5 12.5], 'FaceColor',[0 0 0]);
rectangle('Position',[175 -387.5 12.5 12.5], 'FaceColor',[1 1 1]);
rectangle('Position',[187.5 -387.5 12.5 12.5], 'FaceColor',[1 1 1]);
rectangle('Position',[175 -400 12.5 12.5], 'FaceColor',[0 0 0]);
rectangle('Position',[187.5 -400 12.5 12.5], 'FaceColor',[0 0 0]);
rectangle('Position',[225 -212.5 12.5 12.5], 'FaceColor',[0 0 0]);
rectangle('Position',[237.5 -212.5 12.5 12.5], 'FaceColor',[0 0 0]);
rectangle('Position',[225 -225 12.5 12.5], 'FaceColor',[0 0 0]);
rectangle('Position',[237.5 -225 12.5 12.5], 'FaceColor',[1 1 1]);
rectangle('Position',[225 -237.5 12.5 12.5], 'FaceColor',[0 0 0]);
rectangle('Position',[237.5 -237.5 12.5 12.5], 'FaceColor',[1 1 1]);
rectangle('Position',[225 -250 12.5 12.5], 'FaceColor',[0 0 0]);
rectangle('Position',[237.5 -250 12.5 12.5], 'FaceColor',[1 1 1]);
rectangle('Position',[250 -212.5 12.5 12.5], 'FaceColor',[0 0 0]);
rectangle('Position',[262.5 -212.5 12.5 12.5], 'FaceColor',[1 1 1]);
rectangle('Position',[250 -225 12.5 12.5], 'FaceColor',[1 1 1]);
rectangle('Position',[262.5 -225 12.5 12.5], 'FaceColor',[1 1 1]);
rectangle('Position',[200 -262.5 12.5 12.5], 'FaceColor',[0 0 0]);
rectangle('Position',[212.5 -262.5 12.5 12.5], 'FaceColor',[0 0 0]);
rectangle('Position',[200 -275 12.5 12.5], 'FaceColor',[1 1 1]);
rectangle('Position',[212.5 -275 12.5 12.5], 'FaceColor',[1 1 1]);
rectangle('Position',[225 -262.5 12.5 12.5], 'FaceColor',[0 0 0]);
rectangle('Position',[237.5 -262.5 12.5 12.5], 'FaceColor',[1 1 1]);
rectangle('Position',[225 -275 12.5 12.5], 'FaceColor',[1 1 1]);
rectangle('Position',[237.5 -275 12.5 12.5], 'FaceColor',[1 1 1]);
rectangle('Position',[350 -212.5 12.5 12.5], 'FaceColor',[1 1 1]);
rectangle('Position',[362.5 -212.5 12.5 12.5], 'FaceColor',[0 0 0]);
rectangle('Position',[350 -225 12.5 12.5], 'FaceColor',[1 1 1]);
rectangle('Position',[362.5 -225 12.5 12.5], 'FaceColor',[0 0 0]);
rectangle('Position',[375 -237.5 12.5 12.5], 'FaceColor',[1 1 1]);
rectangle('Position',[387.5 -237.5 12.5 12.5], 'FaceColor',[0 0 0]);
rectangle('Position',[375 -250 12.5 12.5], 'FaceColor',[1 1 1]);
rectangle('Position',[387.5 -250 12.5 12.5], 'FaceColor',[0 0 0]);
rectangle('Position',[375 -262.5 12.5 12.5], 'FaceColor',[1 1 1]);
rectangle('Position',[387.5 -262.5 12.5 12.5], 'FaceColor',[0 0 0]);
rectangle('Position',[375 -275 12.5 12.5], 'FaceColor',[1 1 1]);
rectangle('Position',[387.5 -275 12.5 12.5], 'FaceColor',[0 0 0]);
rectangle('Position',[200 -312.5 12.5 12.5], 'FaceColor',[0 0 0]);
rectangle('Position',[212.5 -312.5 12.5 12.5], 'FaceColor',[0 0 0]);
rectangle('Position',[200 -325 12.5 12.5], 'FaceColor',[1 1 1]);
rectangle('Position',[212.5 -325 12.5 12.5], 'FaceColor',[0 0 0]);
rectangle('Position',[200 -337.5 12.5 12.5], 'FaceColor',[1 1 1]);
rectangle('Position',[212.5 -337.5 12.5 12.5], 'FaceColor',[0 0 0]);
rectangle('Position',[200 -350 12.5 12.5], 'FaceColor',[1 1 1]);
rectangle('Position',[212.5 -350 12.5 12.5], 'FaceColor',[0 0 0]);
rectangle('Position',[250 -337.5 12.5 12.5], 'FaceColor',[1 1 1]);
rectangle('Position',[262.5 -337.5 12.5 12.5], 'FaceColor',[1 1 1]);
rectangle('Position',[250 -350 12.5 12.5], 'FaceColor',[0 0 0]);
rectangle('Position',[262.5 -350 12.5 12.5], 'FaceColor',[0 0 0]);
rectangle('Position',[275 -337.5 12.5 12.5], 'FaceColor',[1 1 1]);
rectangle('Position',[287.5 -337.5 12.5 12.5], 'FaceColor',[1 1 1]);
rectangle('Position',[275 -350 12.5 12.5], 'FaceColor',[0 0 0]);
rectangle('Position',[287.5 -350 12.5 12.5], 'FaceColor',[1 1 1]);
rectangle('Position',[200 -362.5 12.5 12.5], 'FaceColor',[1 1 1]);
rectangle('Position',[212.5 -362.5 12.5 12.5], 'FaceColor',[0 0 0]);
rectangle('Position',[200 -375 12.5 12.5], 'FaceColor',[1 1 1]);
rectangle('Position',[212.5 -375 12.5 12.5], 'FaceColor',[0 0 0]);
rectangle('Position',[200 -387.5 12.5 12.5], 'FaceColor',[1 1 1]);
rectangle('Position',[212.5 -387.5 12.5 12.5], 'FaceColor',[0 0 0]);
rectangle('Position',[200 -400 12.5 12.5], 'FaceColor',[0 0 0]);
rectangle('Position',[212.5 -400 12.5 12.5], 'FaceColor',[0 0 0]);
rectangle('Position',[250 -362.5 12.5 12.5], 'FaceColor',[0 0 0]);
rectangle('Position',[262.5 -362.5 12.5 12.5], 'FaceColor',[0 0 0]);
rectangle('Position',[250 -375 12.5 12.5], 'FaceColor',[1 1 1]);
rectangle('Position',[262.5 -375 12.5 12.5], 'FaceColor',[1 1 1]);
rectangle('Position',[275 -362.5 12.5 12.5], 'FaceColor',[0 0 0]);
rectangle('Position',[287.5 -362.5 12.5 12.5], 'FaceColor',[1 1 1]);
rectangle('Position',[275 -375 12.5 12.5], 'FaceColor',[1 1 1]);
rectangle('Position',[287.5 -375 12.5 12.5], 'FaceColor',[1 1 1]);
rectangle('Position',[250 -387.5 12.5 12.5], 'FaceColor',[1 1 1]);
rectangle('Position',[262.5 -387.5 12.5 12.5], 'FaceColor',[1 1 1]);
rectangle('Position',[250 -400 12.5 12.5], 'FaceColor',[0 0 0]);
rectangle('Position',[262.5 -400 12.5 12.5], 'FaceColor',[0 0 0]);
rectangle('Position',[275 -387.5 12.5 12.5], 'FaceColor',[1 1 1]);
rectangle('Position',[287.5 -387.5 12.5 12.5], 'FaceColor',[1 1 1]);
rectangle('Position',[275 -400 12.5 12.5], 'FaceColor',[0 0 0]);
rectangle('Position',[287.5 -400 12.5 12.5], 'FaceColor',[0 0 0]);
rectangle('Position',[300 -312.5 12.5 12.5], 'FaceColor',[0 0 0]);
rectangle('Position',[312.5 -312.5 12.5 12.5], 'FaceColor',[0 0 0]);
rectangle('Position',[300 -325 12.5 12.5], 'FaceColor',[1 1 1]);
rectangle('Position',[312.5 -325 12.5 12.5], 'FaceColor',[1 1 1]);
rectangle('Position',[350 -312.5 12.5 12.5], 'FaceColor',[0 0 0]);
rectangle('Position',[362.5 -312.5 12.5 12.5], 'FaceColor',[0 0 0]);
rectangle('Position',[350 -325 12.5 12.5], 'FaceColor',[1 1 1]);
rectangle('Position',[362.5 -325 12.5 12.5], 'FaceColor',[1 1 1]);
rectangle('Position',[375 -312.5 12.5 12.5], 'FaceColor',[0 0 0]);
rectangle('Position',[387.5 -312.5 12.5 12.5], 'FaceColor',[0 0 0]);
rectangle('Position',[375 -325 12.5 12.5], 'FaceColor',[1 1 1]);
rectangle('Position',[387.5 -325 12.5 12.5], 'FaceColor',[0 0 0]);
rectangle('Position',[375 -337.5 12.5 12.5], 'FaceColor',[1 1 1]);
rectangle('Position',[387.5 -337.5 12.5 12.5], 'FaceColor',[0 0 0]);
rectangle('Position',[375 -350 12.5 12.5], 'FaceColor',[1 1 1]);
rectangle('Position',[387.5 -350 12.5 12.5], 'FaceColor',[0 0 0]);
rectangle('Position',[325 -362.5 12.5 12.5], 'FaceColor',[0 0 0]);
rectangle('Position',[337.5 -362.5 12.5 12.5], 'FaceColor',[0 0 0]);
rectangle('Position',[325 -375 12.5 12.5], 'FaceColor',[1 1 1]);
rectangle('Position',[337.5 -375 12.5 12.5], 'FaceColor',[1 1 1]);
rectangle('Position',[300 -387.5 12.5 12.5], 'FaceColor',[1 1 1]);
rectangle('Position',[312.5 -387.5 12.5 12.5], 'FaceColor',[1 1 1]);
rectangle('Position',[300 -400 12.5 12.5], 'FaceColor',[0 0 0]);
rectangle('Position',[312.5 -400 12.5 12.5], 'FaceColor',[0 0 0]);
rectangle('Position',[325 -387.5 12.5 12.5], 'FaceColor',[1 1 1]);
rectangle('Position',[337.5 -387.5 12.5 12.5], 'FaceColor',[1 1 1]);
rectangle('Position',[325 -400 12.5 12.5], 'FaceColor',[0 0 0]);
rectangle('Position',[337.5 -400 12.5 12.5], 'FaceColor',[0 0 0]);
rectangle('Position',[375 -362.5 12.5 12.5], 'FaceColor',[1 1 1]);
rectangle('Position',[387.5 -362.5 12.5 12.5], 'FaceColor',[0 0 0]);
rectangle('Position',[375 -375 12.5 12.5], 'FaceColor',[1 1 1]);
rectangle('Position',[387.5 -375 12.5 12.5], 'FaceColor',[0 0 0]);
rectangle('Position',[350 -387.5 12.5 12.5], 'FaceColor',[1 1 1]);
rectangle('Position',[362.5 -387.5 12.5 12.5], 'FaceColor',[1 1 1]);
rectangle('Position',[350 -400 12.5 12.5], 'FaceColor',[0 0 0]);
rectangle('Position',[362.5 -400 12.5 12.5], 'FaceColor',[0 0 0]);
rectangle('Position',[375 -387.5 12.5 12.5], 'FaceColor',[1 1 1]);
rectangle('Position',[387.5 -387.5 12.5 12.5], 'FaceColor',[0 0 0]);
rectangle('Position',[375 -400 12.5 12.5], 'FaceColor',[0 0 0]);
rectangle('Position',[387.5 -400 12.5 12.5], 'FaceColor',[0 0 0]);
X=[373,360,350,337.5,325,312.5,312.5,312.5,325,337.5,342.5,340,337.5,325,300,275,250,237.5,225,212.5,200,175,150,125,125,125,100,75,75,75,75,75,75,50,26,26];
Y=[-26,-50,-75,-75,-75,-87.5,-100,-112.5,-112.5,-125,-137.5,-150,-162.5,-175,-200,-225,-250,-262.5,-262.5,-262.5,-262.5,-250,-225,-200,-187.5,-175,-150,-125,-100,-87.5,-75,-62.5,-50,-25,-26,-26];
hold on;
plot(X,Y,'r');
plot(X,Y,'bo');
legend('698.704','Location','southoutside');
